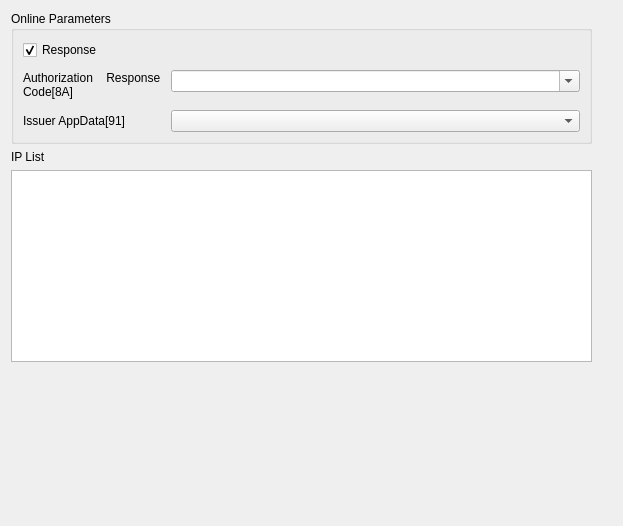
<?xml version="1.0" encoding="UTF-8"?>
<ui version="4.0">
 <class>Form</class>
 <widget class="QWidget" name="Form">
  <property name="geometry">
   <rect>
    <x>0</x>
    <y>0</y>
    <width>623</width>
    <height>526</height>
   </rect>
  </property>
  <property name="windowTitle">
   <string>Form</string>
  </property>
  <layout class="QHBoxLayout" name="horizontalLayout_2">
   <item>
    <layout class="QVBoxLayout" name="verticalLayout_13">
     <property name="sizeConstraint">
      <enum>QLayout::SetFixedSize</enum>
     </property>
     <item>
      <layout class="QHBoxLayout" name="layout_DeviceConfig">
       <property name="sizeConstraint">
        <enum>QLayout::SetFixedSize</enum>
       </property>
      </layout>
     </item>
     <item>
      <widget class="QGroupBox" name="groupBox_6">
       <property name="sizePolicy">
        <sizepolicy hsizetype="Preferred" vsizetype="Preferred">
         <horstretch>0</horstretch>
         <verstretch>0</verstretch>
        </sizepolicy>
       </property>
       <property name="title">
        <string>Online Parameters</string>
       </property>
       <layout class="QVBoxLayout" name="verticalLayout_3">
        <item>
         <layout class="QFormLayout" name="formLayout">
          <property name="horizontalSpacing">
           <number>10</number>
          </property>
          <property name="verticalSpacing">
           <number>10</number>
          </property>
          <item row="0" column="0">
           <widget class="QCheckBox" name="checkBox_Response">
            <property name="text">
             <string>Response</string>
            </property>
            <property name="checked">
             <bool>true</bool>
            </property>
           </widget>
          </item>
          <item row="1" column="0">
           <widget class="QLabel" name="label">
            <property name="enabled">
             <bool>true</bool>
            </property>
            <property name="minimumSize">
             <size>
              <width>0</width>
              <height>30</height>
             </size>
            </property>
            <property name="text">
             <string>Authorization    Response Code[8A]</string>
            </property>
            <property name="wordWrap">
             <bool>true</bool>
            </property>
           </widget>
          </item>
          <item row="1" column="1">
           <widget class="QComboBox" name="comboBox_AuthorizationResponseCode">
            <property name="editable">
             <bool>true</bool>
            </property>
           </widget>
          </item>
          <item row="2" column="0">
           <widget class="QLabel" name="label_2">
            <property name="text">
             <string>Issuer AppData[91]</string>
            </property>
           </widget>
          </item>
          <item row="2" column="1">
           <widget class="QComboBox" name="comboBox_IssuerAppData">
            <property name="editable">
             <bool>false</bool>
            </property>
           </widget>
          </item>
         </layout>
        </item>
       </layout>
      </widget>
     </item>
     <item>
      <widget class="QLabel" name="label_iplist">
       <property name="text">
        <string>IP List</string>
       </property>
      </widget>
     </item>
     <item>
      <widget class="QPlainTextEdit" name="plainTextEdit_iplist">
       <property name="readOnly">
        <bool>true</bool>
       </property>
      </widget>
     </item>
     <item>
      <spacer name="verticalSpacer">
       <property name="orientation">
        <enum>Qt::Vertical</enum>
       </property>
       <property name="sizeHint" stdset="0">
        <size>
         <width>20</width>
         <height>40</height>
        </size>
       </property>
      </spacer>
     </item>
    </layout>
   </item>
   <item>
    <layout class="QVBoxLayout" name="verticalLayout_2">
     <item>
      <spacer name="verticalSpacer_2">
       <property name="orientation">
        <enum>Qt::Vertical</enum>
       </property>
       <property name="sizeHint" stdset="0">
        <size>
         <width>20</width>
         <height>40</height>
        </size>
       </property>
      </spacer>
     </item>
    </layout>
   </item>
  </layout>
 </widget>
 <resources/>
 <connections/>
</ui>
